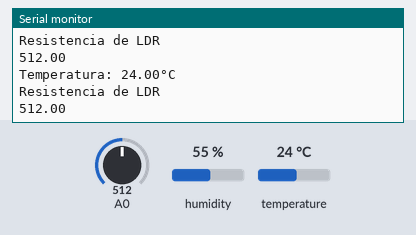
This sketch was run on a simulated Arduino Uno, built with avr-gcc and run on an emulated ATmega328P. Parts: the last lines printed to the serial monitor. The test bench sets the inputs (shaded band); at power-on: temperature 24 °C, A0 = 512, humidity 55 %.

Above: at 5.8 s.
5.9 s: temperature set to 12 °C
At 10.8 s:
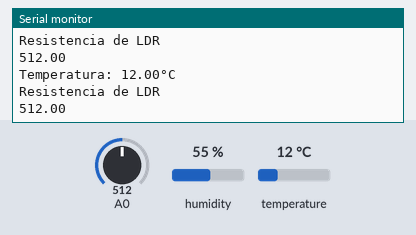
11.9 s: A0 set to 716
At 15.6 s:
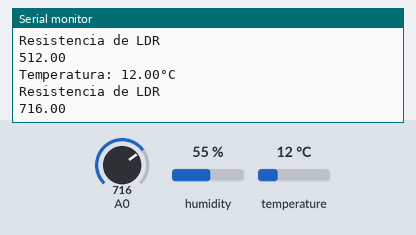
17.9 s: temperature set to 19 °C
At 21.5 s:
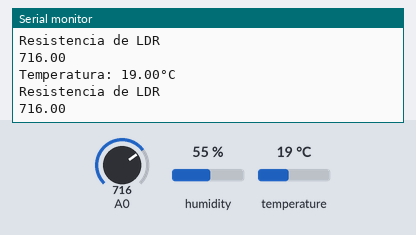
23.9 s: A0 set to 900
At 26.2 s:
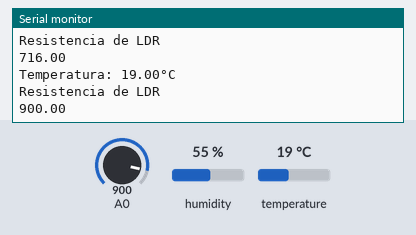
Timing chart, 0 to 27.7 s (numbered marks = the images above; inputs shaded):
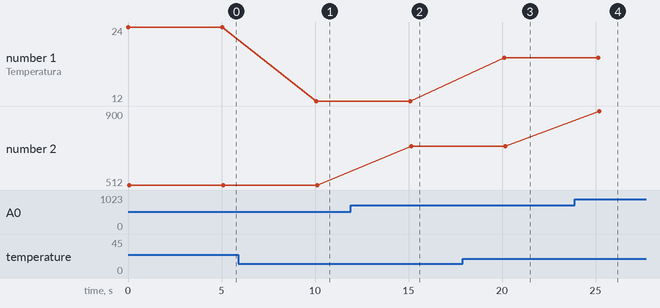

The sketch:

sketch_Monitoreo.ino
```cpp
 //LIBRERIA: DHT11 SENSOR (TEMPERATURA)
#include <Adafruit_Sensor.h>
#include <DHT.h>
#include <SimpleDHT.h>


// VARIABLES
int SENSOR = 2; //PIN ANALOGO 5 Sensor Temperatura
float temperatura;
float resistencia; //Sensor de fotoresistencia
DHT dht (SENSOR, DHT11); //(DHT(Tipo de dato) Existente en la libreria DHT
// Se le indica en que pin analogo se encuentra el sensor, y que tipo de sensor es (DHT11)

void setup() {
  Serial.begin (9600); //INICIA EL ARDUINO EN EL MONITOR SERIAL
  //Inicializar sensor
  dht.begin();
}

void loop() {
  //SENSOR TEMPERATURA
  temperatura = dht.readTemperature(); //Función implementada en la libreria DHT
  //Imprime los datos
  Serial.print ("Temperatura: ");
  Serial.print (temperatura);
  Serial.print ("°C");
  Serial.println(" ");
  Serial.println();
resistencia=analogRead(A0);
Serial.print ("Resistencia de LDR");
Serial.println(" ");
Serial.print (resistencia);
Serial.println();
Serial.println("");
delay(5000); //Tiempo de espera de impresión
}
```

Measured:
- after the input at 5.9 s, the serial monitor: prints a new line after 4.2 s (image 1)
- after the input at 11.9 s, the serial monitor: prints a new line after 3.2 s (image 2)
- after the input at 17.9 s, the serial monitor: prints a new line after 2.2 s (image 3)
- after the input at 23.9 s, the serial monitor: prints a new line after 1.3 s (image 4)
- plotted number 1: 24 → 12 after the input at 5.9 s, 12 → 19 after the input at 17.9 s
- plotted number 2: 512 → 716 after the input at 11.9 s, 716 → 900 after the input at 23.9 s
